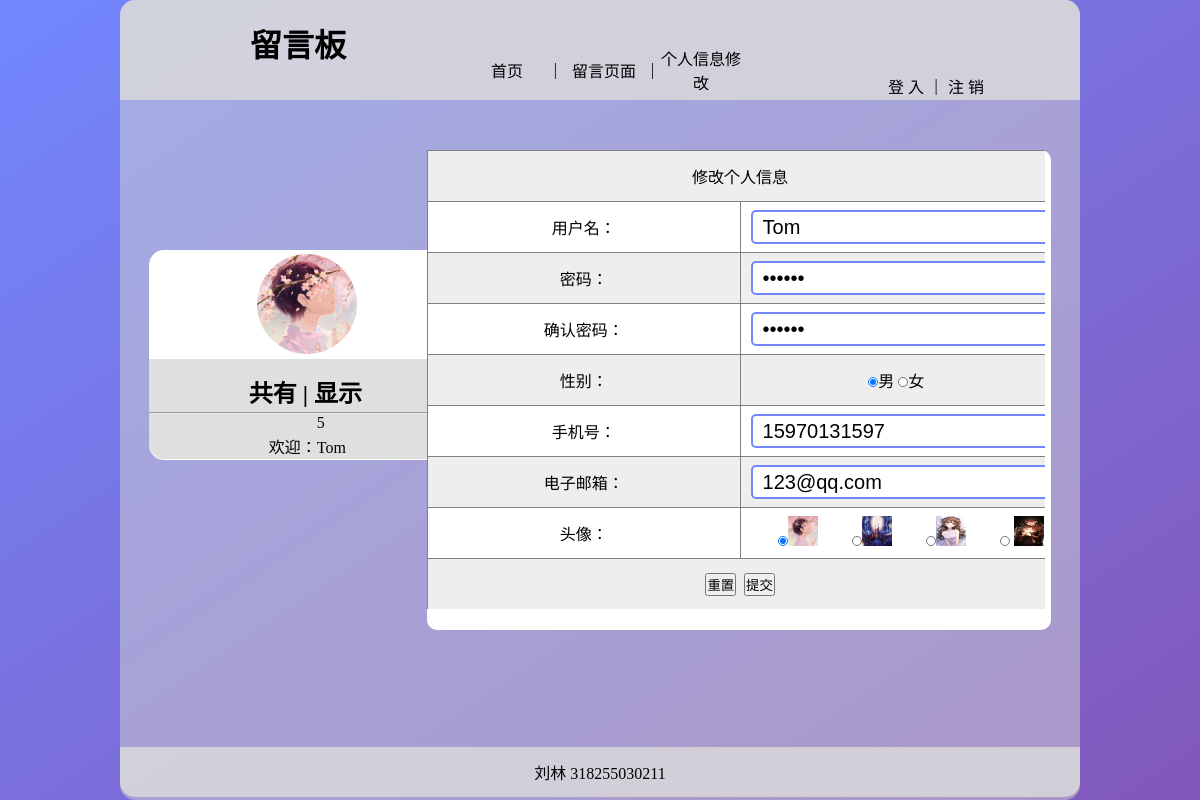
/web/userupdate.php (signed in), run on the app's committed database.
### tables this page shows
CREATE TABLE `user`  (
  `id` int(255) NOT NULL AUTO_INCREMENT,
  `username` varchar(255) NOT NULL,
  `password` varchar(255) NOT NULL,
  `tel` varchar(11) NULL DEFAULT NULL,
  `ssex` tinyint(1) UNSIGNED ZEROFILL NULL DEFAULT 1,
  `email` varchar(255) NULL DEFAULT NULL,
  `face` varchar(255) NULL DEFAULT NULL,
  `admin` tinyint(255) NOT NULL,
  PRIMARY KEY (`id`) USING BTREE
);

### web/userupdate.php (the view, shortened to what this page needs)
<?php require_once("../coon.php");?>
<?php
if (isset($_SESSION['username'])) {
  $username=$_SESSION['username'];
  $face=$_SESSION['face'];
  $pagesize=5;
  $sqlnum=mysqli_query($coon, "select * from user where username='$username'");
    $info=mysqli_fetch_array($sqlnum);
    $pagesize=5;
} else {
  $username="游客";
  $face='1.jpg';
  $total=0;
  $pagesize=0;
}
?>
<!DOCTYPE html>
<html>
<head>
	<link rel="stylesheet" type="text/css" href="../css/systyle.css">
</head>
<body>
	<div class="container">
		<div class="top-container">
		<div class="top-text">
					<h1>留言板</h1>
				</div>
			<nav>
				<a href="../welcome.php">首页</a>|
				<a  href="./text.php">留言页面</a>|
				<a  href="./userupdate.php">个人信息修改</a>
			</nav>
			<div class="top-dc">
				<a href="../login.html">登 入</a> | <a href="./logout.php">注 销</a>
			</div>
		</div>
		<div class="left-container">
			<div class="icon1">
            <div><img src="../img/<?php echo $face; ?>" alt="me"></div>
			</div>
			<div class="left-sc">
				<div class="left-wz">
					<span>
                    <h2 style="margin-left: 70px;">共有 | 显示</h2>
					</span>
				</div>
				<div class="left-no" style="margin-left: 60px;">
                    <span><?php echo $pagesize; ?></span>
				</div>
				<hr>
				<div class="left-hy">欢迎：<?php echo $username;?></div>
			</div>
		</div>
		<div class="lyb" >
    <form action="./userupdatesave.php" method="post">
        <table>
            <tbody style="height:100%">
                <tr class="top">
                    <td colspan="3" align="center">修改个人信息<input type="hidden" name="id" id="id"
                            value="<?php echo $info['id'];?>"></td>
                </tr>
                <tr>
                    <td>用户名：</td>
                    <td><input type="username" id="username" name="username" value="<?php echo $info['username'];?>">
                    </td>
                </tr>
                <tr>
                    <td>密码：</td>
                    <td><input type="password" name="password" id="password" value="<?php echo $info['password'];?>">
                    </td>
                </tr>
                <tr>
                    <td>确认密码：</td>
                    <td><input type="password" name="password" id="rpassword" value="<?php echo $info['password'];?>">
                    </td>
                </tr>
                <tr>
                    <td>性别：</td>
                    <td><input type="radio" name="ssex" id="ssem" value="1" style="width:10px;height:10px"
                        <?php if($info['ssex']=='1') echo "checked";?>>男
                        <input type="radio" name="ssex" id="ssev" value="2"
                            <?php if($info['ssex']=='2') echo "checked";?> style="width:10px;height:10px">女
                    </td>
                </tr>
                <tr>
                    <td>手机号：</td>
                    <td><input type="tel" name="tel" id="tel" value="<?php echo $info['tel'];?>"></td>
                </tr>
                <tr>
                    <td>电子邮箱：</td>
                    <td><input type="email" name="email" id="email" value="<?php echo $info['email'];?>"></td>
                </tr>
                <tr>
                    <td>头像：</td>
                    <td>
                        <input type="radio" name="face" id="face1" value="1.jpg"
                            <?php if($info['face']=='1.jpg') echo "checked";?>><img src="..\img\1.jpg" style="width:30px;height:30px;">
                        <input type="radio" name="face" id="face2" value="2.jpg"
                            <?php if($info['face']=='2.jpg') echo "checked";?>><img src="..\img\2.jpg" style="width:30px;height:30px;">
                        <input type="radio" name="face" id="face3" value="3.jpg"
                            <?php if($info['face']=='3.jpg') echo "checked";?>><img src="..\img\3.jpg" style="width:30px;height:30px;">
                        <input type="radio" name="face" id="face4" value="4.jpg"
                            <?php if($info['face']=='4.jpg') echo "checked";?>
                        >
                        <img src="..\img\4.jpg" style="width:30px;height:30px;">
                    </td>
                </tr>
                <tr>
                    <td colspan="2" style=" text-align: center;"><input type="reset" align="left" value="重置">&nbsp;&nbsp;<input type="submit" margin="10px"
                            align="right" value="提交"></td>
                </tr>
            </tbody>
        </table>
    </form>
    </div>
		<div class="down-container" style="width:100%;">
			<div class="down-text">
				<p>刘林 318255030211</p>
			</div>
	</div>
</body>
</html>

### css/systyle.css (style rules this page uses)
* { padding: 0px; margin: 0px; }
a { text-decoration: none; }
a:link { color: rgb(0, 0, 0) }
html { width: 100%; height: 100%; margin-left: auto; margin-right: auto; overflow: hidden; }
body { background-image: linear-gradient(to bottom right,rgb(114,135,254),rgb(130,88,186)); width: 80%; height: 100%; margin-left: auto; margin-right: auto; }
.container { width: 100%; height: 100%; background-color: rgba(211,211,211,0.5); position: relative; border-radius: 15px; margin-right: 10%; }
.top-container { width: 100%; height: 100px; background-color: rgba(220,220,220,0.8); border-radius: 15px 15px 0 0; }
.top-text { width: 300px; position: relative; left: 130px; top: 20px; }
.top-dc { display:flex; align-items: center; text-align: center; width: 10%; position: absolute; left: 80%; justify-content:space-between; position: relative; top: -20px; }
nav { display:flex; align-items: center; text-align: center; width: 30%; justify-content:space-between; position: relative; left: 100px; margin-left: 25%; text-align: center; }
nav a { width: 100px; }
.down-container { width: 80%; height: 50px; background-color: rgba(220,220,220,0.8); border-radius: 0 0 15px 15px ; position: absolute; top: 93.4%; display: flex; align-items: center; margin-left: auto; margin-right: auto; }
.down-text { width: 100%; position: absolute; display: flex; align-items: center; margin-left: auto; margin-right: auto; }
.down-text p { margin-left: auto; margin-right: auto; }
.left-container { width: 300px; height: 210px; background-color: #fff; border-radius: 15px; position: relative; left: 3%; top: 150px; }
.icon1>div>img { height:100px; width:100px; border-radius:50%; position: relative; top: 4px; left: 8px; }
.icon1 { overflow:hidden; }
.icon1>div { float:right; margin-right: 100px; }
.left-sc { width: 300px; height: 100px; background-color: rgba(192,192,192,0.5); border-radius: 0 0 15px 15px; position: relative; top: 5px; }
.left-wz { position: relative; top: 15px; left: 30px; }
.left-no { position: relative; left: 60px; top: 20px; }
.left-hy { position: relative; left: 120px; top: 20px; }
.lyb { width: 65%; height: 480px; background-color: #fff; position: relative; left: 32%; top: -160px; border-radius: 10px; }
#username,#password,#rpassword,#email,#tel,#Theme,#text,#ssex,#id { width: 300px; height: 30px; border: 2px solid rgb(114,135,254); padding-left: 10px; border-radius: 5px; font-size: 20px; margin-left: 10px; }
#username,#password,#rpassword,#email,#tel:hover { background-color: #FFFFFF; }
#face1,#face2,#face3,#face4 { width: 10px; height: 10px; margin-left: 30px; border: 2px #000000; }
table { width: 99%; border-spacing: 0px; border-collapse: collapse; overflow: hidden; }
table th, table td { height: 50px; text-align: center; border: 1px solid gray; }
table tbody { display: block; width: calc(100% + 8px); height: 100%; overflow-y: auto; -webkit-overflow-scrolling: touch; }
table thead tr, table tbody tr, table tfoot tr { box-sizing: border-box; table-layout: fixed; display: table; width: 100%; }
table tbody tr:nth-of-type(odd) { background: #EEE; }
table tbody tr:nth-of-type(even) { background: #FFF; }
table tbody tr td { border-bottom: none; }

### data on the page
user: username "Tom", ssex "☑", tel "15970131597", email "123@qq.com", face "☑"

### other printed values
$pagesize "5"
$username "Tom"
